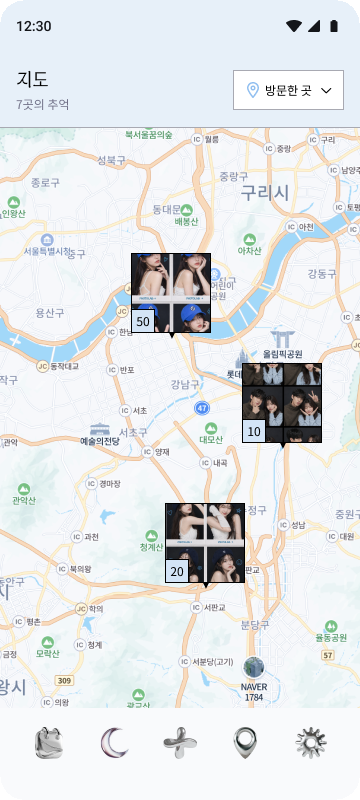
#> input picture assets/app-map.png, 360 x 800 px, found by its file name
$ python clean_map_alpha.py
#> lines starting #> are read from the running program, lines starting #| are printed output that depends on the picture; after the words box and inside, x2 and y2 are one past the last pixel; in counts of white or black regions, pixels touching at a corner belong together
from pathlib import Path

from PIL import Image


path = Path("assets/app-map.png")
image = Image.open(path).convert("RGBA")
#> image is the input picture: PIL image 360x800 RGBA; mean R, G, B, A 226.7, 229.4, 231, 254.5
pixels = image.load()
width, height = image.size
#> width = 360; height = 800

for y in range(height):
    for x in range(width):
        r, g, b, a = pixels[x, y]
        if a < 252:
            pixels[x, y] = (r, g, b, 0)

alpha = image.getchannel("A")
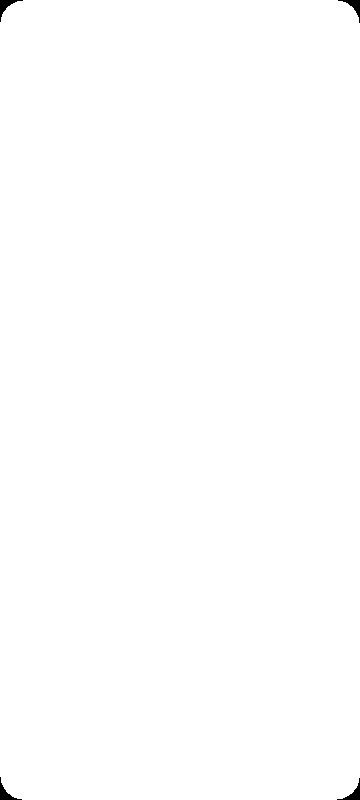
#> alpha: PIL image 360x800 L; 99.8% white; 4 black regions, box (x1, y1, x2, y2) and area: (0, 0, 23, 22) 142, (338, 0, 360, 23) 142, (0, 777, 22, 800) 142, (337, 778, 360, 800) 142
bbox = alpha.getbbox()
#> bbox = (0, 0, 360, 800)
if bbox:
    image = image.crop(bbox)

image.save(path)

$ run again, with assets/app-album-detail.png copied over assets/app-map.png
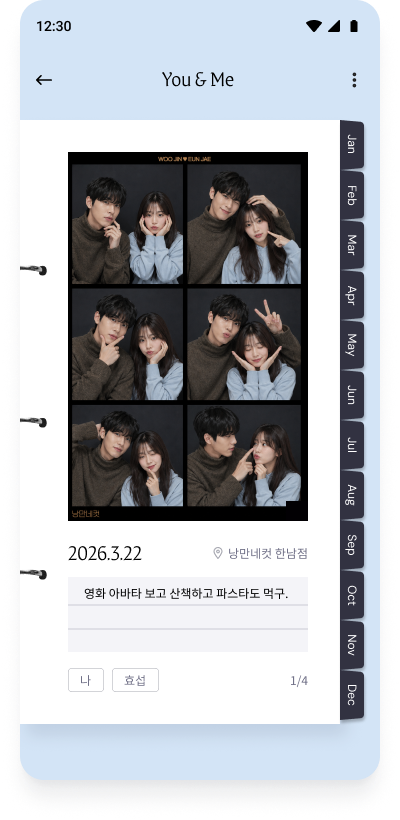
#> input picture assets/app-album-detail.png, 400 x 820 px, found by its file name
#> image is the input picture: PIL image 400x820 RGBA; mean R, G, B, A 152, 154.8, 160.2, 218.5
#> `alpha = image.getchannel("A")`:
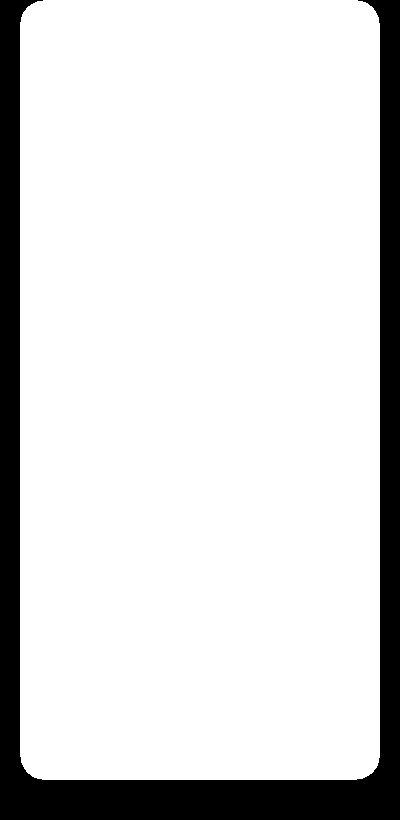
#> alpha: PIL image 400x820 L; 85.4% white; 1 black region, box (x1, y1, x2, y2) and area: (0, 0, 400, 820) 47768
#> bbox = (20, 0, 380, 780)
#> `image = image.crop(bbox)`:
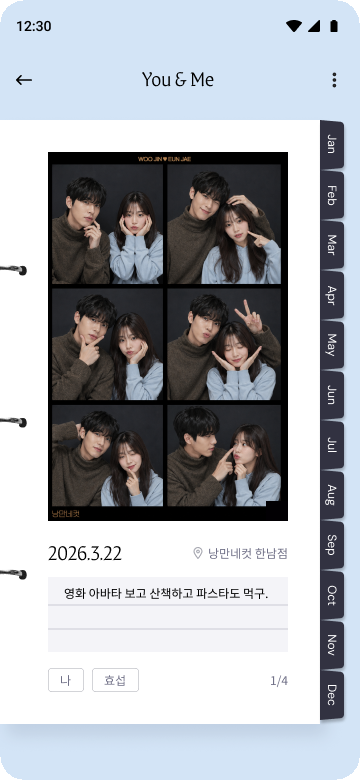
#> image: PIL image 360x780 RGBA; mean R, G, B, A 169.5, 172.6, 178.1, 254.5; transparent parts drawn white

$ run again, with assets/app-photo-detail.png copied over assets/app-map.png
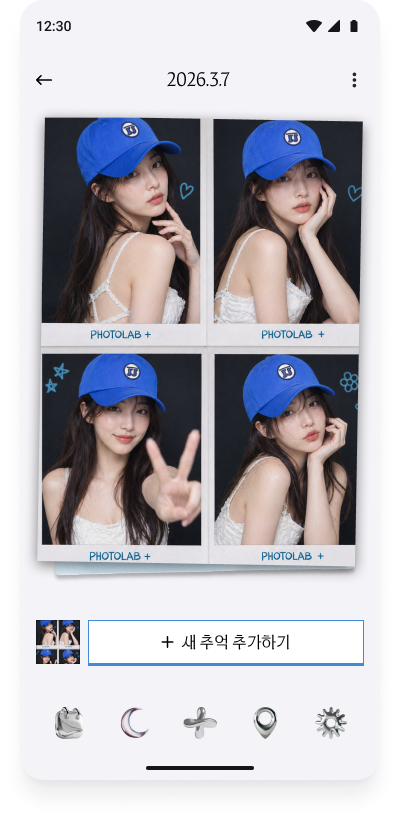
#> input picture assets/app-photo-detail.png, 400 x 820 px, found by its file name
#> image is the input picture: PIL image 400x820 RGBA; mean R, G, B, A 156.3, 155, 161.8, 218.5
#> `alpha = image.getchannel("A")`:
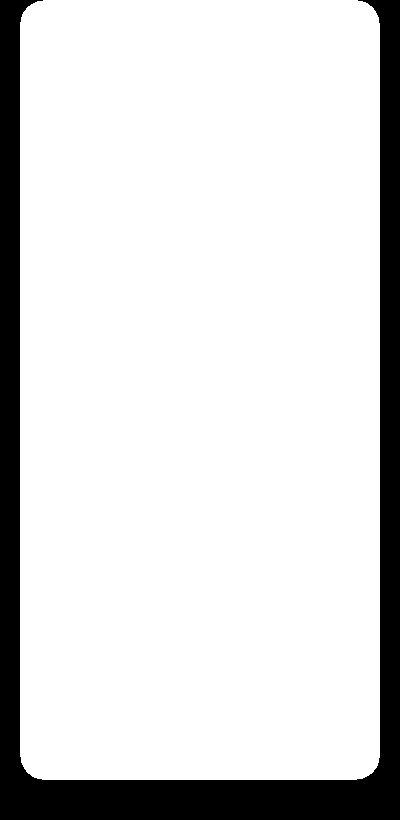
#> alpha: PIL image 400x820 L; 85.4% white; 1 black region, box (x1, y1, x2, y2) and area: (0, 0, 400, 820) 47768
#> bbox = (20, 0, 380, 780)
#> `image = image.crop(bbox)`:
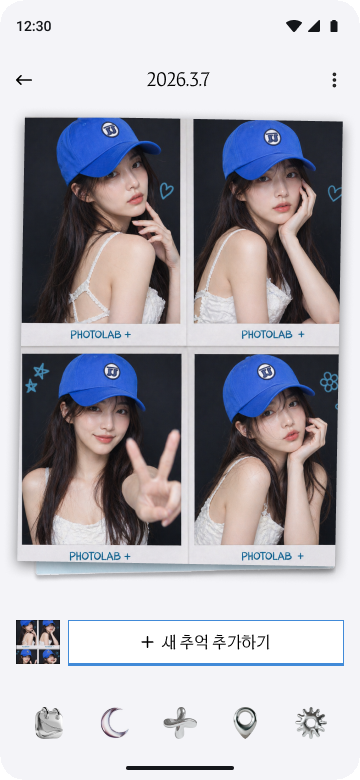
#> image: PIL image 360x780 RGBA; mean R, G, B, A 174.6, 172.8, 180, 254.5; transparent parts drawn white
